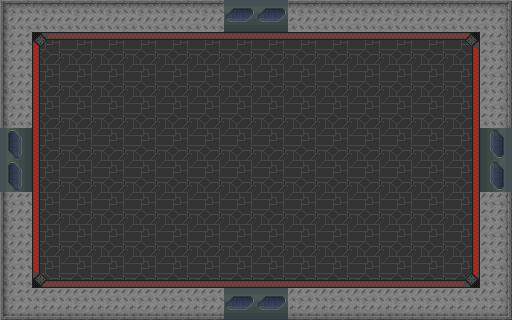

This is a level from a 2D game, rendered from its Tiled map with the project's own tilesets. A one-line summary and the complete map file follow:
An orthogonal 16x10 tile map with 32x32 px tiles, 3 tile layers (Floor, Walls, Doors).

<map version="1.4" tiledversion="1.4.2" orientation="orthogonal" renderorder="right-down" width="16" height="10" tilewidth="32" tileheight="32" infinite="0" nextlayerid="4" nextobjectid="1">
 <tileset firstgid="1" name="tileset" tilewidth="32" tileheight="32" tilecount="512" columns="32">
  <image source="tileset.png" width="1024" height="512" />
  <tile id="237">
   <properties>
    <property name="collide" type="bool" value="true" />
   </properties>
  </tile>
  <tile id="238">
   <properties>
    <property name="collide" type="bool" value="true" />
   </properties>
  </tile>
  <tile id="239">
   <properties>
    <property name="collide" type="bool" value="true" />
   </properties>
  </tile>
  <tile id="269">
   <properties>
    <property name="collide" type="bool" value="true" />
   </properties>
  </tile>
  <tile id="270">
   <properties>
    <property name="collide" type="bool" value="true" />
   </properties>
  </tile>
  <tile id="271">
   <properties>
    <property name="collide" type="bool" value="true" />
   </properties>
  </tile>
  <tile id="301">
   <properties>
    <property name="collide" type="bool" value="true" />
   </properties>
  </tile>
  <tile id="302">
   <properties>
    <property name="collide" type="bool" value="true" />
   </properties>
  </tile>
  <tile id="303">
   <properties>
    <property name="collide" type="bool" value="true" />
   </properties>
  </tile>
 </tileset>
 <layer id="1" name="Floor" width="16" height="10" locked="1">
  <data encoding="csv">
0,0,0,0,0,0,0,0,0,0,0,0,0,0,0,0,
0,181,182,182,182,182,182,182,182,182,182,182,182,182,183,0,
0,213,214,214,214,214,214,214,214,214,214,214,214,214,215,0,
0,213,214,214,214,214,214,214,214,214,214,214,214,214,215,0,
0,213,214,214,214,214,214,214,214,214,214,214,214,214,215,0,
0,213,214,214,214,214,214,214,214,214,214,214,214,214,215,0,
0,213,214,214,214,214,214,214,214,214,214,214,214,214,215,0,
0,213,214,214,214,214,214,214,214,214,214,214,214,214,215,0,
0,245,246,246,246,246,246,246,246,246,246,246,246,246,247,0,
0,0,0,0,0,0,0,0,0,0,0,0,0,0,0,0
</data>
 </layer>
 <layer id="2" name="Walls" width="16" height="10" locked="1">
  <data encoding="csv">
238,239,239,239,239,239,239,239,239,239,239,239,239,239,239,240,
270,0,0,0,0,0,0,0,0,0,0,0,0,0,0,272,
270,0,0,0,0,0,0,0,0,0,0,0,0,0,0,272,
270,0,0,0,0,0,0,0,0,0,0,0,0,0,0,272,
270,0,0,0,0,0,0,0,0,0,0,0,0,0,0,272,
270,0,0,0,0,0,0,0,0,0,0,0,0,0,0,272,
270,0,0,0,0,0,0,0,0,0,0,0,0,0,0,272,
270,0,0,0,0,0,0,0,0,0,0,0,0,0,0,272,
270,0,0,0,0,0,0,0,0,0,0,0,0,0,0,272,
302,303,303,303,303,303,303,303,303,303,303,303,303,303,303,304
</data>
 </layer>
 <layer id="3" name="Doors" width="16" height="10" locked="1">
  <data encoding="csv">
0,0,0,0,0,0,0,118,118,0,0,0,0,0,0,0,
0,0,0,0,0,0,0,0,0,0,0,0,0,0,0,0,
0,0,0,0,0,0,0,0,0,0,0,0,0,0,0,0,
0,0,0,0,0,0,0,0,0,0,0,0,0,0,0,0,
1610612854,0,0,0,0,0,0,0,0,0,0,0,0,0,0,2684354678,
1610612854,0,0,0,0,0,0,0,0,0,0,0,0,0,0,2684354678,
0,0,0,0,0,0,0,0,0,0,0,0,0,0,0,0,
0,0,0,0,0,0,0,0,0,0,0,0,0,0,0,0,
0,0,0,0,0,0,0,0,0,0,0,0,0,0,0,0,
0,0,0,0,0,0,0,118,118,0,0,0,0,0,0,0
</data>
 </layer>
</map>
